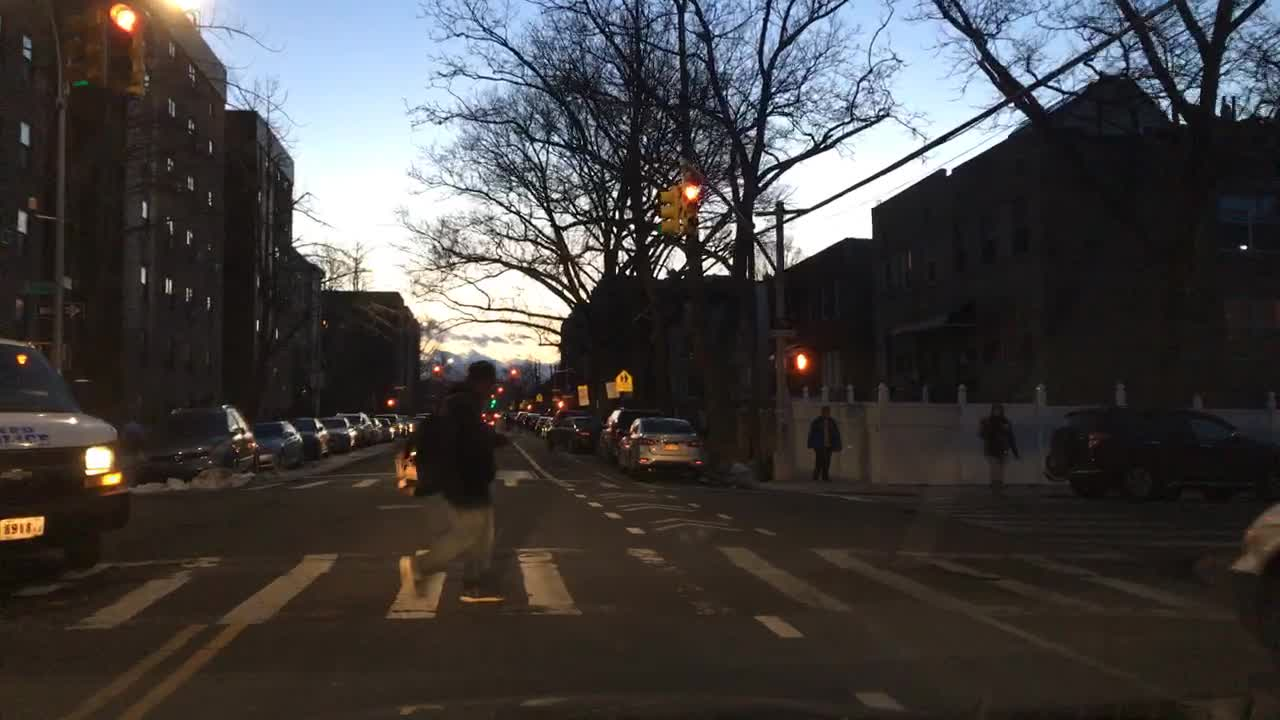
#> input picture Internship/test.jpg, 1280 x 720 px
$ python SSR.py
#> lines starting #> are read from the running program, lines starting #| are printed output that depends on the picture
#> in main, img is the input picture: shape (720, 1280, 3); mean B, G, R 64.5, 65.1, 67.9
import numpy as np
import cv2
import os


def single_scale_retinex(img, sigma):
    """
    Apply single-scale Retinex to an image.
    """
#> called with sigma = 30
    retinex = np.log10(img) - np.log10(cv2.GaussianBlur(img, (0, 0), sigma))
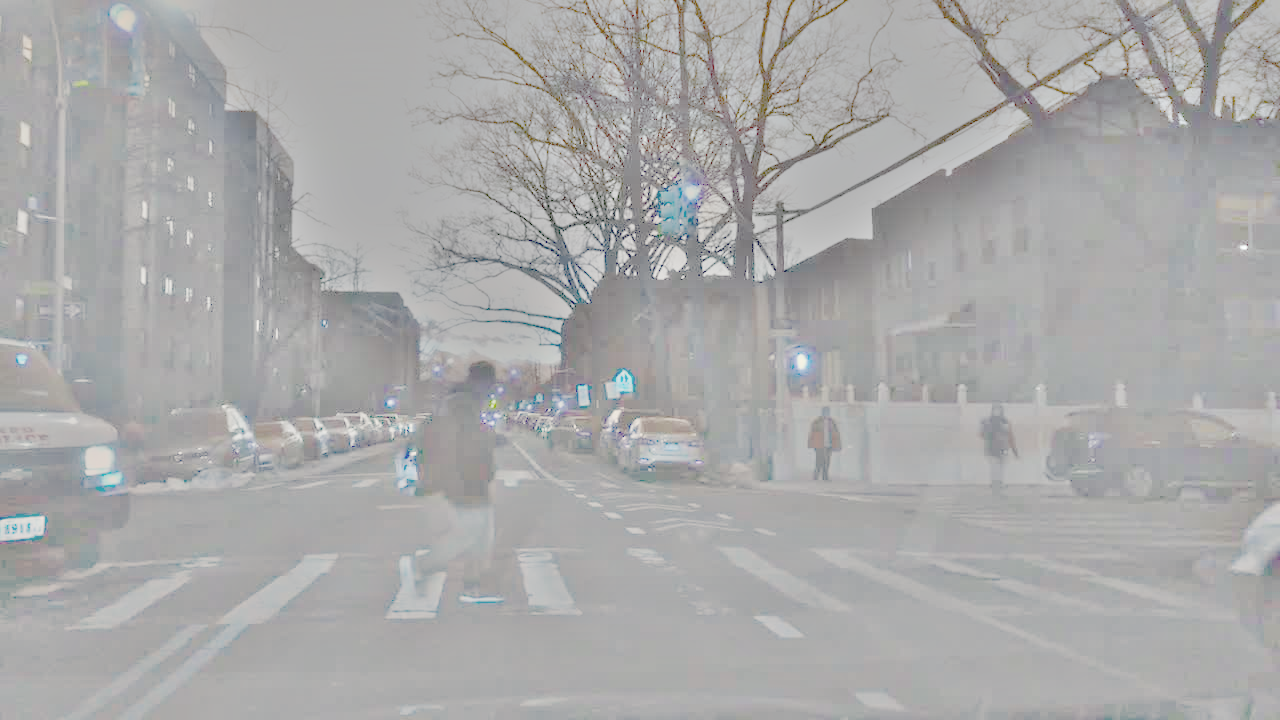
#> retinex: shape (720, 1280, 3) float64; mean of channels 0, 1, 2 -0.054, -0.0547, -0.0549; drawn with min black and max white
    return retinex


def normalize_channel(channel, low_percent=1, high_percent=99):
    """
    Normalize a single image channel based on percentiles.
    """
    low_val = np.percentile(channel, low_percent)
    high_val = np.percentile(channel, high_percent)
    channel = np.clip(channel, low_val, high_val)
    channel = (channel - np.min(channel)) / (np.max(channel) - np.min(channel)) * 255
    return channel


def SSR(img, sigma=30, clip_percent=1, apply_gamma=False, gamma=1.0):
    """
    Complete SSR pipeline with optional gamma correction.
    """
    img = np.float64(img) + 1.0  # Avoid log(0)
    retinex = single_scale_retinex(img, sigma)

    for i in range(3):  # RGB Channels
        retinex[:, :, i] = normalize_channel(retinex[:, :, i], clip_percent, 100 - clip_percent)
#> this loop made 3 passes
#> (low_val in normalize_channel, high_val in normalize_channel) on passes 1 to 3: (-0.734, 0.388), (-0.688, 0.394), (-0.655, 0.384)
#> pass 1, in normalize_channel, `channel = np.clip(channel, low_val, high_val)`:
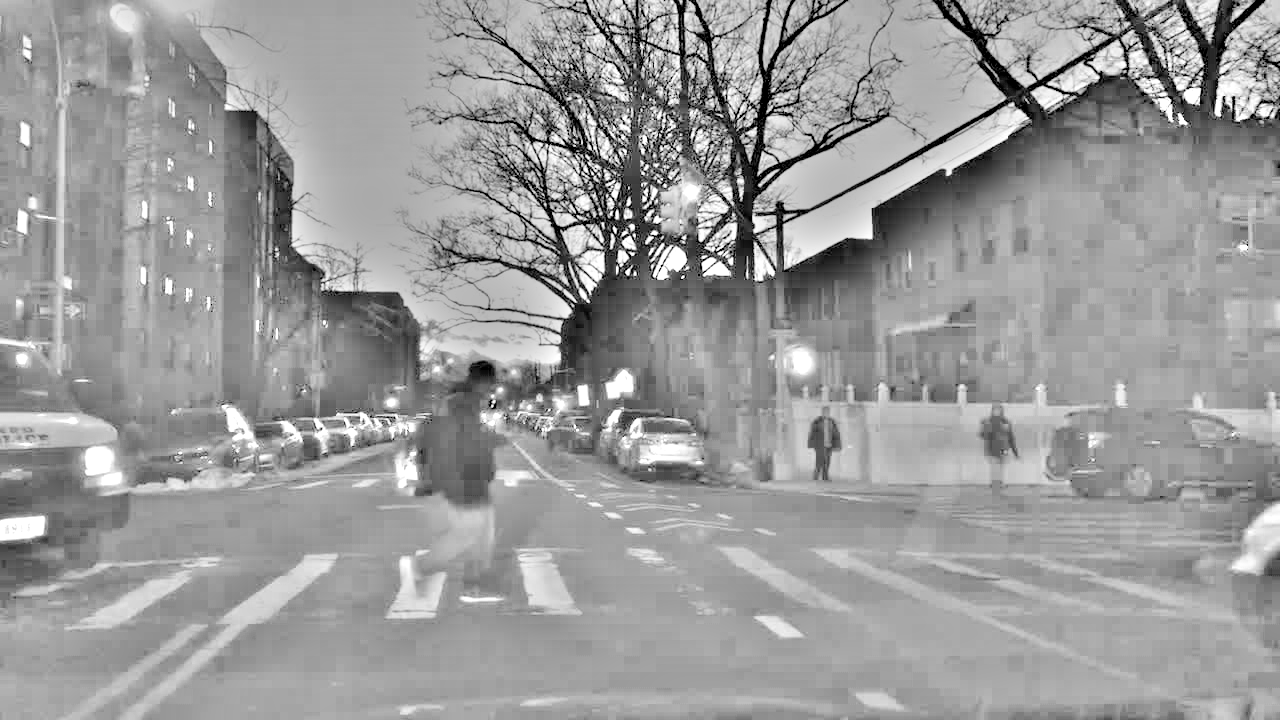
#> channel: shape (720, 1280) float64; min -0.734, max 0.388, mean -0.0511; drawn with min black and max white
#> after the loop:
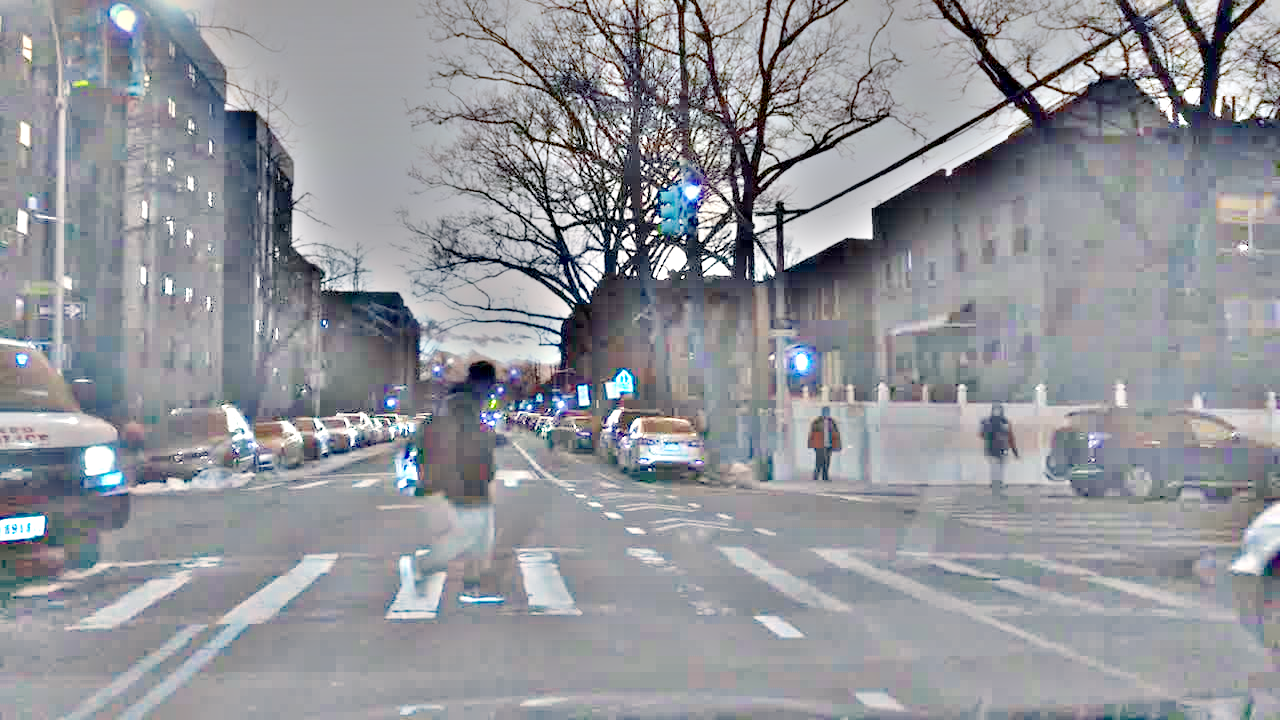
#> retinex: shape (720, 1280, 3) float64; mean of channels 0, 1, 2 155.2, 149.5, 147.8; drawn as B, G, R

    if apply_gamma:
        retinex = np.power(retinex / 255.0, gamma) * 255

    return np.uint8(retinex)


def show_and_save(original, enhanced, save_path='SSR_output.jpg'):
    """
    Display and save the output.
    """
    cv2.imshow('Original Image', original)
    cv2.imshow('SSR Enhanced Image', enhanced)
    cv2.imwrite(save_path, enhanced)
    cv2.waitKey(0)
    cv2.destroyAllWindows()


def main():
    # Load image
    image_path = 'test.jpg'  # Replace with your own image
    if not os.path.exists(image_path):
        print(f"Image not found: {image_path}")
        return

    img = cv2.imread(image_path)
    img = cv2.cvtColor(img, cv2.COLOR_BGR2RGB)  # Convert BGR to RGB for correct color handling

    # Apply SSR
    sigma = 30
    gamma = 1.2
    enhanced_img = SSR(img, sigma=sigma, clip_percent=1, apply_gamma=True, gamma=gamma)

    # Convert back to BGR for saving/viewing in OpenCV
    enhanced_img_bgr = cv2.cvtColor(enhanced_img, cv2.COLOR_RGB2BGR)
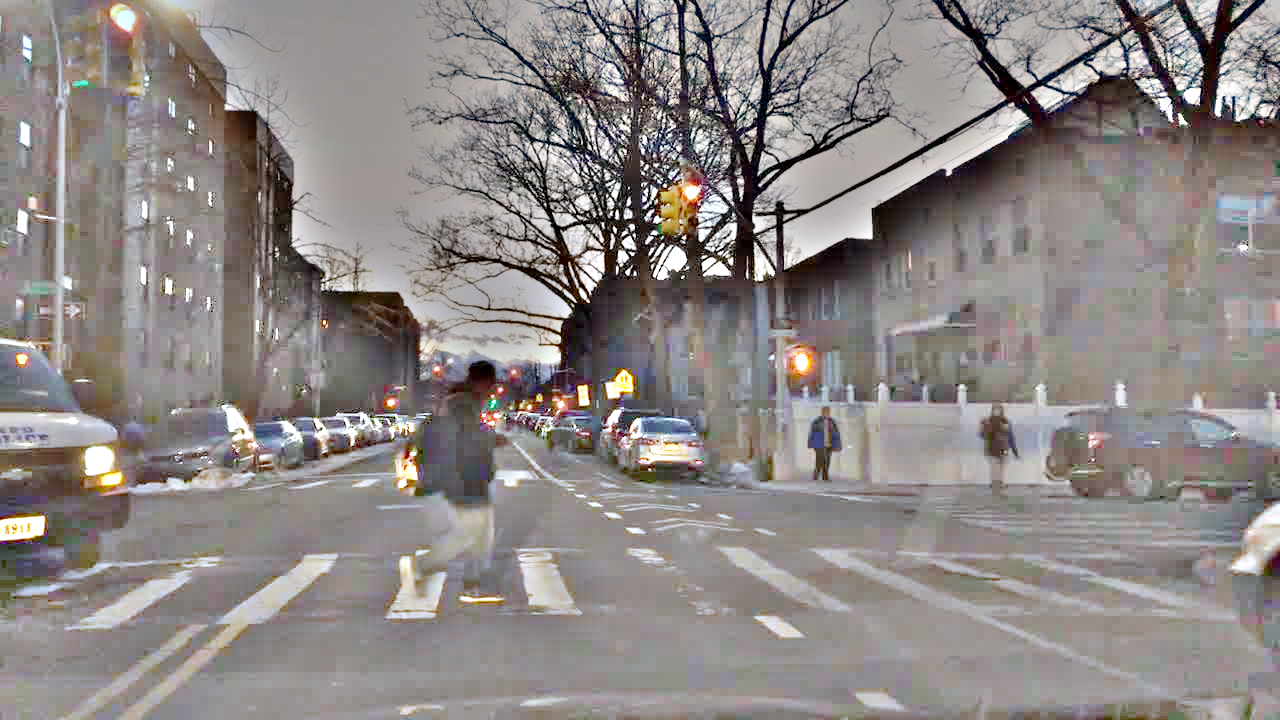
#> enhanced_img_bgr: shape (720, 1280, 3); mean B, G, R 133.7, 135.4, 141.4
    img_bgr = cv2.cvtColor(img, cv2.COLOR_RGB2BGR)

    # Display and save
    show_and_save(img_bgr, enhanced_img_bgr, save_path='SSR_output.jpg')


if __name__ == "__main__":
    main()
